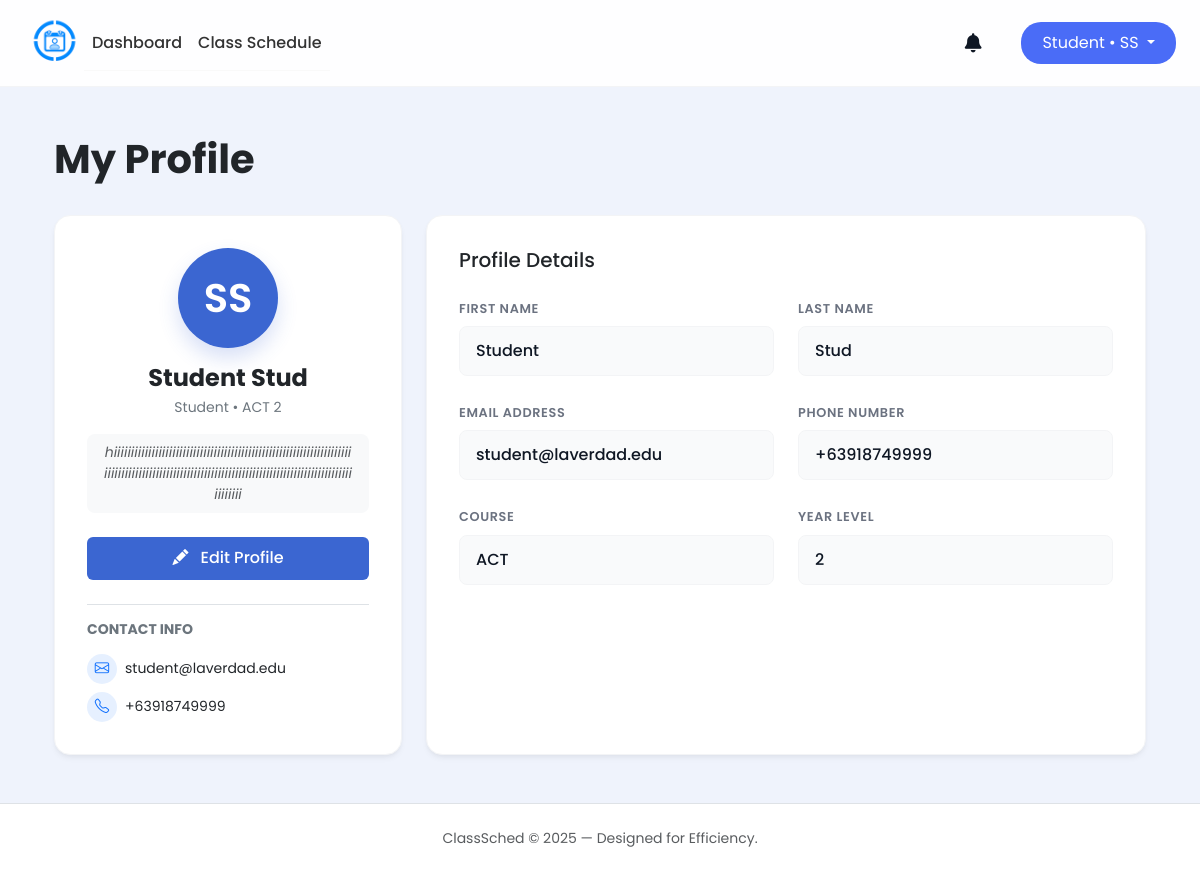
The app's page /src/student_profile.php (signed in) with its own data.
### tables this page shows
CREATE TABLE students (
        id INTEGER PRIMARY KEY AUTOINCREMENT,
        user_id INTEGER UNIQUE,
        student_number TEXT(50) NOT NULL,
        last_name TEXT(50) NOT NULL,
        first_name TEXT(50),
        middle_name TEXT(50),
        age INTEGER,
        phone_number TEXT(20),
        course_id INTEGER NOT NULL,
        year_level INTEGER,
        email TEXT(255) UNIQUE,
        last_notification_check DATETIME DEFAULT "1970-01-01 00:00:00",
        FOREIGN KEY (user_id) REFERENCES users(id),
        FOREIGN KEY (course_id) REFERENCES courses(id)
    );

CREATE TABLE courses (
        id INTEGER PRIMARY KEY AUTOINCREMENT,
        course_name TEXT NOT NULL UNIQUE
    );

CREATE TABLE profiles_students (
    id INTEGER PRIMARY KEY AUTOINCREMENT,
    student_id INTEGER NOT NULL,
    description TEXT(50),

    FOREIGN KEY (student_id) REFERENCES students(id) ON DELETE CASCADE
    );

### src/student_profile.php (the view, shortened to what this page needs)
<?php
$db = get_db();
$user = $_SESSION["user"];
$userId = $user["id"];
$sql = "SELECT s.*, c.course_name, p.description as bio
        FROM students s
        LEFT JOIN courses c ON s.course_id = c.id
        LEFT JOIN profiles_students p ON s.id = p.student_id
        WHERE s.user_id = ?";
$stmt = $db->prepare($sql);
$stmt->bindValue(1, $userId);
$result = $stmt->execute();
$student = $result->fetchArray(SQLITE3_ASSOC);
$fullName = trim(($student['first_name'] ?? '') . ' ' . ($student['last_name'] ?? ''));
$f_initial = strtoupper(substr($student['first_name'] ?: $user['name'], 0, 1));
$l_initial = !empty($student['last_name']) ? strtoupper(substr($student['last_name'], 0, 1)) : '';
if ($l_initial === '') {
    $initials = strtoupper(substr($user['name'], 0, 2));
} else {
    $initials = $f_initial . $l_initial;
}
$courseName = $student['course_name'] ?? '';
$courseAcronym = "Course";
if (stripos($courseName, 'Information System') !== false) {
    $courseAcronym = "BSIS";
} elseif (stripos($courseName, 'Computer Technology') !== false) {
    $courseAcronym = "ACT";
} elseif (!empty($courseName)) {
    $courseAcronym = substr($courseName, 0, 4);
}
$yearLevel = $student['year_level'] ?? 1;
?>
<!DOCTYPE html>
<html lang="en">
<head>
    <link href="https://cdn.jsdelivr.net/npm/bootstrap@5.3.3/dist/css/bootstrap.min.css" rel="stylesheet">
    <link href="https://cdnjs.cloudflare.com/ajax/libs/font-awesome/6.0.0/css/all.min.css" rel="stylesheet">
    <link rel="stylesheet" href="https://cdn.jsdelivr.net/npm/bootstrap-icons@1.11.1/font/bootstrap-icons.css">
    <link rel="stylesheet" href="../styles/student_profile.css">
    <link rel="stylesheet" href="../styles/student.css">
    <link rel="stylesheet" href="../styles/notification.css">
</head>
<body class="d-flex flex-column min-vh-100 position-relative">
    <nav class="navbar navbar-expand-sm sticky-top">
        <div class="container-fluid px-4">
            <div class="d-flex align-items-center">
                <a class="navbar-brand me-0" href="student_dashboard.php">
                    <img src="../img/logo.png" width="60" height="60">
                </a>
            </div>
            <div class="offcanvas offcanvas-start" tabindex="-1" id="offcanvasNavbar" aria-labelledby="offcanvasNavbarLabel">
            <div class="offcanvas-body">
                <ul class="navbar-nav justify-content-start flex-grow-1 pe-3">
                    <li class="nav-item"><a class="nav-link" href="student_dashboard.php">Dashboard</a></li>
                    <li class="nav-item"><a class="nav-link" href="student_schedule.php">Class Schedule</a></li>
                </ul>
            </div>
            </div>
            <div class="d-flex align-items-center gap-3">
                <div class="dropdown notification-container me-4 position-relative">
                    <i class="fa-solid fa-bell dropdown-toggle"
                       id="notificationDropdown"
                       data-bs-toggle="dropdown"
                       aria-expanded="false"
                       style="font-size: 1.2rem;">
                    </i>
                </div>
                <div class="dropdown">
                    <button class="btn btn-student dropdown-toggle" type="button" data-bs-toggle="dropdown">
                        <span class="student-text">Student • </span><?php echo htmlspecialchars($initials); ?>
                    </button>
                </div>
            </div>
        </div>
    </nav>
    <main class="container px-4 py-5">
        <div class="d-flex justify-content-between align-items-center mb-4">
            <h1 class="fw-bold text-dark mb-2">My Profile</h1>
        </div>
        <div class="row g-4">
            <div class="col-lg-4">
                <div class="card-custom text-center h-100">
                    <div class="profile-avatar mb-3">
                        <?= $initials ?>
                    </div>
                    <h4 class="fw-bold mb-1 text-dark">
                        <?= htmlspecialchars($fullName) ?>
                    </h4>
                    <p class="text-secondary small mb-3">
                        Student • <?= htmlspecialchars($courseAcronym . ' ' . $yearLevel) ?>
                    </p>
                    <div class="bio-section mb-4 px-3 py-2 bg-light rounded-3">
                        <p class="text-muted small mb-0 fst-italic text-break">
                            <?= !empty($student['bio']) ? nl2br(htmlspecialchars($student['bio'])) : 'No bio added yet.' ?>
                        </p>
                    </div>
                    <button type="button" class="btn btn-edit mb-4 w-100" data-bs-toggle="modal" data-bs-target="#editProfileModal">
                        <i class="bi bi-pencil-fill me-2"></i> Edit Profile
                    </button>
                    <div class="text-start mt-auto pt-3 border-top">
                        <h6 class="fw-bold mb-3 small text-uppercase text-secondary ls-1">Contact Info</h6>
                        <div class="d-flex align-items-center mb-2">
                            <div class="icon-circle bg-primary bg-opacity-10 text-primary me-2">
                                <i class="bi bi-envelope"></i>
                            </div>
                            <span class="small text-dark"><?= htmlspecialchars($student['email'] ?? '') ?></span>
                        </div>
                        <div class="d-flex align-items-center">
                            <div class="icon-circle bg-primary bg-opacity-10 text-primary me-2">
                                <i class="bi bi-telephone"></i>
                            </div>
                            <span class="small text-dark"><?= htmlspecialchars($student['phone_number'] ?? '') ?></span>
                        </div>
                    </div>
                </div>
            </div>
            <div class="col-lg-8">
                <div class="card-custom h-100">
                    <h5 class="fw-medium mb-4 text-dark">Profile Details</h5>
                    <div class="row g-4">
                        <div class="col-md-6">
                            <label class="form-label-custom">First Name</label>
                            <input type="text" class="form-control form-control-view"
                                   value="<?= htmlspecialchars($student['first_name'] ?? '') ?>" readonly>
                        </div>
                        <div class="col-md-6">
                            <label class="form-label-custom">Last Name</label>
                            <input type="text" class="form-control form-control-view"
                                   value="<?= htmlspecialchars($student['last_name'] ?? '') ?>" readonly>
                        </div>
                        <div class="col-md-6">
                            <label class="form-label-custom">Email Address</label>
                            <input type="text" class="form-control form-control-view"
                                   value="<?= htmlspecialchars($student['email'] ?? '') ?>" readonly>
                        </div>
                        <div class="col-md-6">
                            <label class="form-label-custom">Phone Number</label>
                            <input type="text" class="form-control form-control-view"
                                   value="<?= htmlspecialchars($student['phone_number'] ?? '') ?>" readonly>
                        </div>
                        <div class="col-md-6">
                            <label class="form-label-custom">Course</label>
                            <input type="text" class="form-control form-control-view"
                                   value="<?= htmlspecialchars($courseAcronym) ?>" readonly>
                        </div>
                        <div class="col-md-6">
                            <label class="form-label-custom">Year Level</label>
                            <input type="text" class="form-control form-control-view"
                                   value="<?= htmlspecialchars($yearLevel) ?>" readonly>
                        </div>
                    </div>
                </div>
            </div>
        </div>
    </main>
    <footer class="bg-white border-top py-4 text-center">
        <div class="container">
            <p class="text-muted small mb-0">ClassSched © 2025 — Designed for Efficiency.</p>
        </div>
    </footer>
</body>
</html>

### styles/student_profile.css (style rules this page uses)
:root { --brand-blue: #3b66d1; --brand-blue-hover: #2d52b0; --brand-dark: #0f1724; --brand-light: #f5f7ff; }
body { font-family: 'Poppins', sans-serif; color: var(--brand-dark); background-color: #f3f6ff; }
.card-custom { background: white; border-radius: 1rem; border: 1px solid #f3f4f6; box-shadow: 0 4px 6px -1px rgba(0, 0, 0, 0.05), 0 2px 4px -1px rgba(0, 0, 0, 0.03); padding: 2rem; }
.profile-avatar { width: 100px; height: 100px; background: var(--brand-blue); color: white; font-size: 2.5rem; font-weight: 600; display: flex; align-items: center; justify-content: center; border-radius: 50%; margin: 0 auto; box-shadow: 0 10px 20px rgba(59, 102, 209, 0.2); }
.icon-circle { width: 30px; height: 30px; display: flex; align-items: center; justify-content: center; border-radius: 50%; font-size: 0.9rem; }
.form-label-custom { color: #6b7280; font-size: 0.8rem; font-weight: 600; text-transform: uppercase; letter-spacing: 0.05em; margin-bottom: 0.5rem; }
.form-control-view { background-color: #f9fafb; border: 1px solid #f3f4f6; color: var(--brand-dark); font-weight: 500; padding: 0.75rem 1rem; border-radius: 0.5rem; }
.btn-edit { background-color: var(--brand-blue); color: white; border: none; font-weight: 500; padding: 0.6rem 1.2rem; transition: all 0.2s; }
.btn-student { background-color: #4a6cf7; color: white; border-radius: 20px; padding: 8px 20px; }

### styles/student.css (style rules this page uses)
:root { --brand-blue: #3b66d1; --brand-blue-hover: #2d52b0; --brand-dark: #0f1724; --brand-light: #f5f7ff; }
body { font-family: 'Poppins', sans-serif; color: var(--brand-dark); background-color: #eff3fc; }
.navbar { background-color: rgba(255, 255, 255, 0.95); border-bottom: 1px solid #f3f4f6; padding: 0.5rem 0; }
.offcanvas { max-width: 80%; }
.offcanvas-body { padding: 0; }
.offcanvas-body .nav-link { display: block; padding: 15px 25px; color: #444; font-weight: 500; font-size: 1rem; border-bottom: 1px solid #f9f9f9; margin: 0; }
.btn-student { background-color: #4a6cf7; color: white; border-radius: 20px; padding: 8px 20px; white-space: nowrap; }
@media (min-width: 992px) { .nav-link { color: #333 !important; font-weight: 500; margin: 0 15px; transition: color 0.2s; } }

### styles/notification.css (style rules this page uses)
.notification-container { display: flex; align-items: center; }
.notification-container .fa-bell { transition: color 0.3s ease; cursor: pointer; }
.notification-container .dropdown-toggle::after { display: none; }

### records on screen
students: initials "SS", fullName "Student Stud", course+year_level "ACT 2", profiles_students.description "hiiiiiiiiiiiiiiiiiiiiiiiiiiiiiiiiiiiiiiiiiiiiiiiiiiiiiiiiiiiiiiiiiiiiiiiiiiiiiiiiiiiiiiiiiiiiiiiiiiiiiiiiiiiiiiiiiiiiiiiiiiiiiiiiiiiiiiiiiiiiiiiiiiiii", email "student@laverdad.edu", phone_number "+63918749999", first_name "Student", last_name "Stud", course.course_name "ACT", year_level "2"
